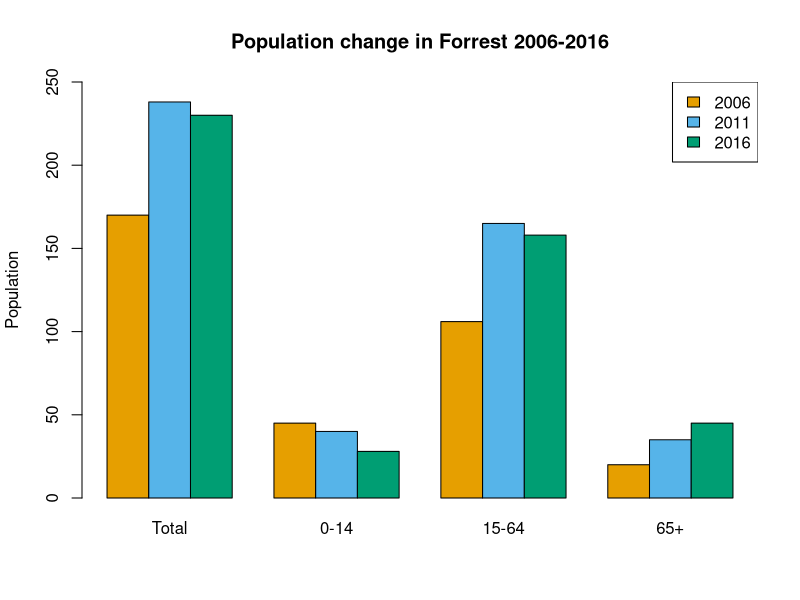

Reproduce this figure in R.
## ---- chunk 1
# Data for population taken from ABS census data for Forrest as a State Suburb

a = c(170, 45, 106, 20)
b = c(238, 40, 165, 35)
c = c(230, 28, 158, 45)

df <- data.frame(row.names = c("Total", "0-14", "15-64", "65+"), "2006" = a, "2011" = b, "2016" = c)
df <- do.call(rbind, df)
df

pop <- barplot(df, beside = TRUE, main = "Population change in Forrest 2006-2016", 
               names.arg = c("Total", "0-14", "15-64", "65+"), ylim = c(0, 250), ylab = "Population", 
               col = c("#E69F00", "#56B4E9", "#009E73"))
legend("topright", legend = c("2006", "2011", "2016"), 
       fill = c("#E69F00", "#56B4E9", "#009E73"))


## ---- chunk 2
library(DiagrammeR)


mermaid("
graph LR
A[Births]-->B{0-14}
C[Migration]-->B{0-14}
B{0-14}-->D[Deaths]
B{0-14}-->E[School enrolments]
B{0-14}-->F[Ageing]
F[Ageing]-->H{15-64}
G[Migration]-->H{15-64}
H{15-64}-->I[Deaths]
H{15-64}-->J[Ageing]
J[Ageing]-->L{65+}
K[Migration]-->L{65+}
L{65+}-->M[Deaths]
        ")
